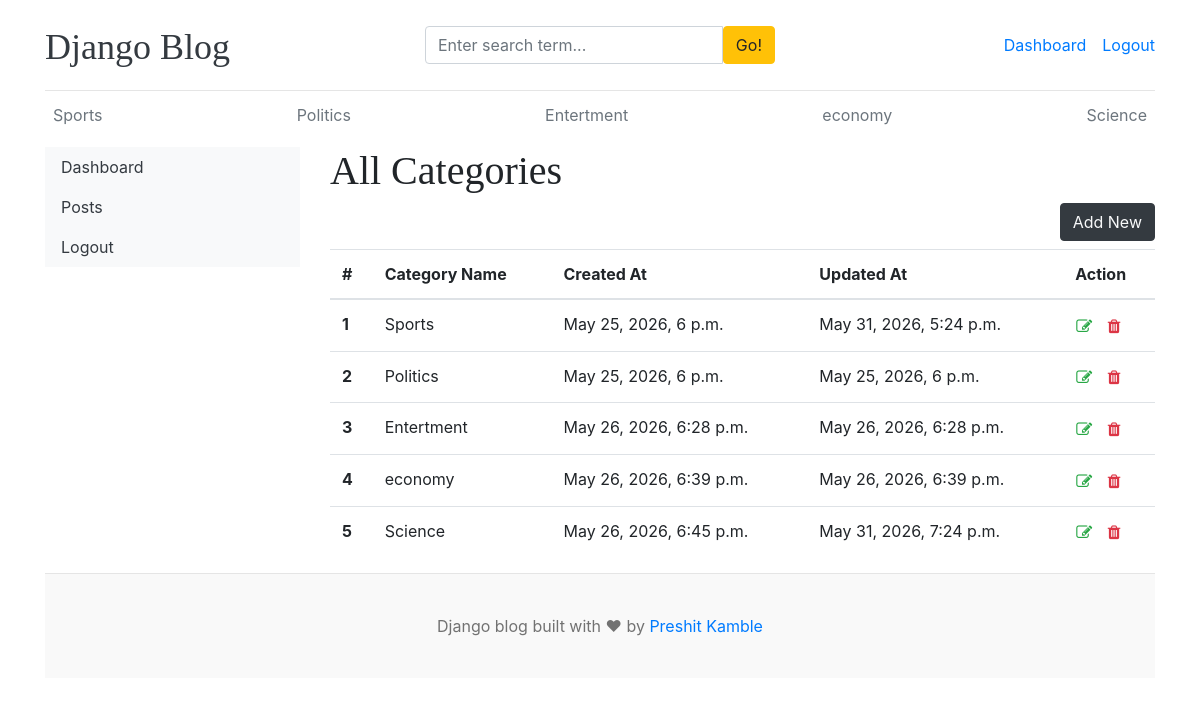
The app's page /dashboard/categories/ (signed in) with its own data.
### blogs/models.py (models this page shows, shortened)
class Category(models.Model):
    category_name = models.CharField(max_length=50, unique=True)
    created_at = models.DateTimeField(auto_now_add= True)
    updated_at = models.DateTimeField(auto_now=True)
    class Meta:
        verbose_name = 'Category'
        verbose_name_plural = 'Categories'

### dashboard/views.py (the view)
# urls.py: path('categories/', views.categories, name="categories"),
@login_required(login_url='login_page')
def categories(request):
    return render(request, 'dashboard/categories.html')

### blogs/context_processors.py (called while the page is built)
def get_categories(request):
    categories = Category.objects.all()
    return dict(categories=categories)

def get_blogs(request):
    blogs = Blog.objects.all()
    return dict(blogs=blogs)

def get_About(request):
    try:
        contact = About.objects.get()
    except About.DoesNotExist:
        contact = None
    return dict(contact = contact)

def get_SocialLinks(request):
    social_links = SocialLinks.objects.all()
    return dict(social_links = social_links)

### templates/dashboard/categories.html (shortened to what this page needs)
{% extends "base.html"%}
{% block content %}
    <div class="row">
            {% include "dashboard/sidebar.html" %}
            <div class="col-md-9">
                <h1>All Categories</h1>
                <a href="{% url 'add_categories' %}" class="btn btn-dark text-light float-right mb-2">Add New</a>
                <table class="table table-hover">
                <thead>
                    <tr>
                    <th scope="col">#</th>
                    <th scope="col">Category Name</th>
                    <th scope="col">Created At</th>
                    <th scope="col">Updated At</th>
                    <th scope="col"> Action </th>
                    </tr>
                </thead>
                <tbody>
                {% for cat in categories %}
                    <tr>
                    <th scope="row">{{forloop.counter}}</th>
                    <td>{{cat.category_name}}</td>
                    <td>{{cat.created_at}}</td>
                    <td>{{cat.updated_at}}</td>
                    <td>
                        <a href="{%url 'edit_categories' cat.id%}" class="btn btn-link p-0"><i class="fa fa-edit text-success"></i></a>
                        <button class="btn btn-link p-0 delete-btn"
                            data-toggle="modal"
                            data-target="#deleteModal"
                            data-url="{% url 'delete_categories' cat.id %}"
                            data-name="{{ cat.category_name }}">
                        <i class="fa fa-trash text-danger"></i>
                        </button>
                    </td>
                    </tr>
                {% endfor %}
                </tbody>
                </table>
            </div>
    </div>
{% endblock content %}

### templates/base.html (shortened to what this page needs)
{% load static %}
<!DOCTYPE html>
<html lang="en">
<head>
    <link href="https://getbootstrap.com/docs/4.0/dist/css/bootstrap.min.css" rel="stylesheet">
    <link href="{% static "css/blog.css" %}" rel="stylesheet">
    <link rel="stylesheet" href="https://cdnjs.cloudflare.com/ajax/libs/font-awesome/4.7.0/css/font-awesome.min.css">
  </head>
<body>
  <div class="container">
    <header class="blog-header py-3">
      <div class="row flex-nowrap justify-content-between align-items-center">
        <div class="col-4 pt-1">
          <a class="blog-header-logo text-dark" href="/">Django Blog</a>
        </div>
        <div class="col-4">
          <form action="{% url 'search' %}" method='GET'>
            <div class="input-group">
                <input value = "{{Keyword}}" class= "form-control" type="text" required name = "Keyword" placeholder="Enter search term..." aria-lable = "Enter search term...">
                <button type="Submit" class="btn btn-warning" id="button-search">Go!</button>
              </div>
            </form>
          </div>
          <div class="col-4 d-flex justify-content-end align-items-center">
          {% if not user.is_authenticated %}
            <a class="btn btn-sm btn-warning" href="{% url "login_page" %}">Login</a> &nbsp;
            <a class="btn btn-sm btn-outline-secondary" href="{% url "register_page" %}">Sign-Up</a>
          {% else %}
            <span><a href="{% url 'dashboard' %}">Dashboard</a></span>
            <span><a href="{% url 'logout_page' %}">Logout</a></span>
          {% endif %}
          </div>
        </div>
      </header>
      <div class="nav-scroller py-1 mb-2">
        <nav class="nav d-flex justify-content-between">
          {% for category in categories %}
          {%if category.category_name == Name_of_perticular_category%}
            <a class="fs-6 text-success" href="{% url 'post_by_category' category.id %}">{{ category.category_name }}</a>
          {%else%}
            <a class="p-2 text-muted" href="{% url 'post_by_category' category.id %}">{{ category.category_name }}</a>
          {%endif%}
          {% endfor %}
        </nav>
      </div>
{% block content %}
{% endblock content %}
<footer class="blog-footer">
  <p>Django blog built with ❤ by <a href="#">Preshit Kamble</a></p>
</footer>
</body>
</html>

### blog_main/static/css/blog.css (style rules this page uses)
.blog-header { border-bottom: 1px solid #e5e5e5; }
.blog-header-logo { font-family: "Playfair Display", Georgia, "Times New Roman", serif; font-size: 2.25rem; }
h1, h2, h3, h4, h5, h6 { font-family: "Playfair Display", Georgia, "Times New Roman", serif; }
.blog-footer { padding: 2.5rem 0; color: #727272; text-align: center; background-color: #f9f9f9; border-top: .05rem solid #e5e5e5; }
.blog-footer p:last-child { margin-bottom: 0; }

### records on screen
Category: category_name "Sports", created_at "May 25, 2026, 6 p.m.", updated_at "May 31, 2026, 5:24 p.m."
Category: category_name "Politics", created_at "May 25, 2026, 6 p.m.", updated_at "May 25, 2026, 6 p.m."
Category: category_name "Entertment", created_at "May 26, 2026, 6:28 p.m.", updated_at "May 26, 2026, 6:28 p.m."
Category: category_name "economy", created_at "May 26, 2026, 6:39 p.m.", updated_at "May 26, 2026, 6:39 p.m."
Category: category_name "Science", created_at "May 26, 2026, 6:45 p.m.", updated_at "May 31, 2026, 7:24 p.m."
